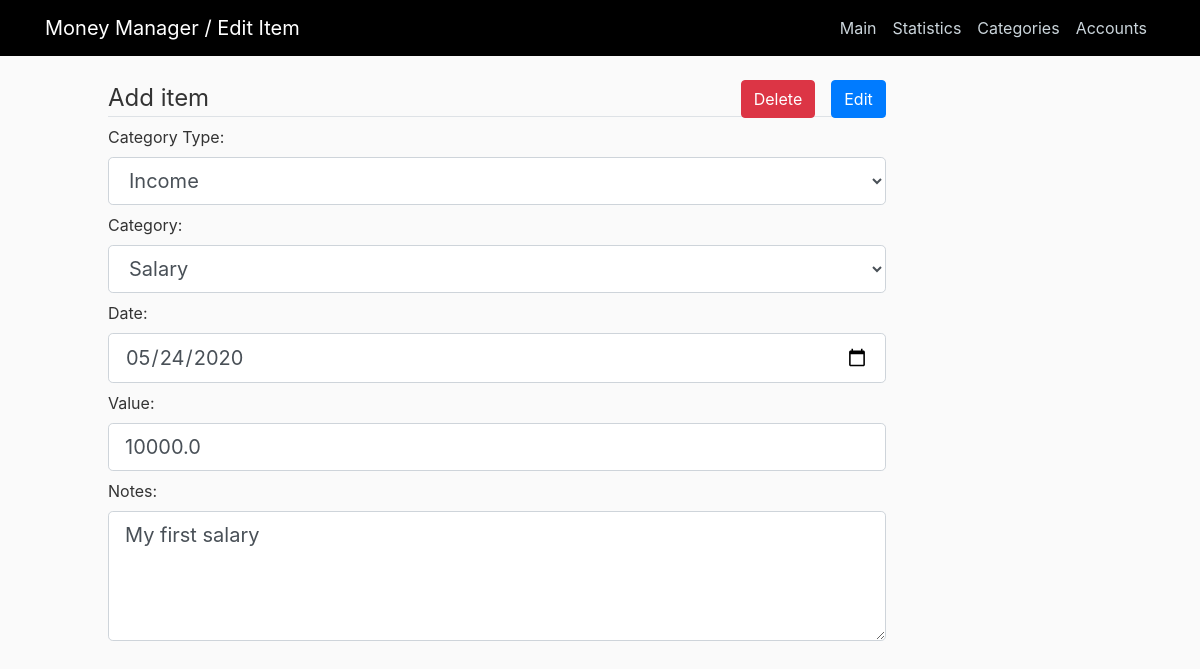
/edit/29/ (signed in), run on an earlier commit of the app's database.
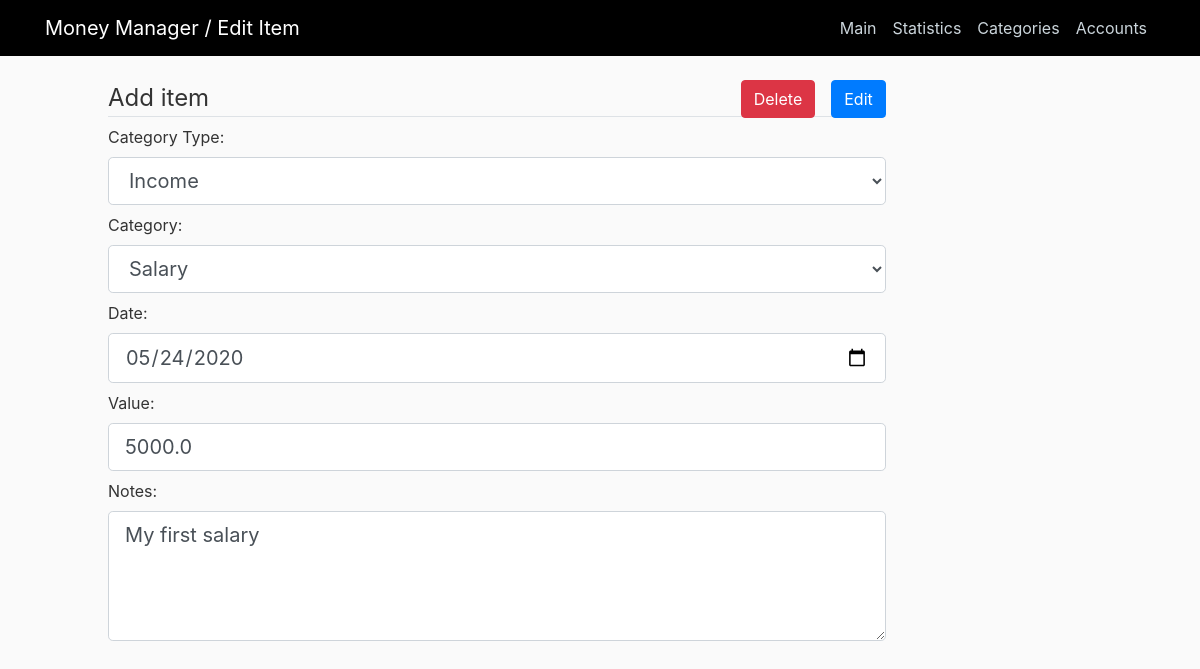
And on a later commit of the database.
### home/models.py (models this page shows, shortened)
class Item(models.Model):
    category= models.ForeignKey(Category, related_name="items", on_delete=models.CASCADE)
    account = models.ForeignKey(Account, on_delete=models.CASCADE)
    date = models.DateTimeField(default=timezone.now)
    value = models.FloatField()
    notes = models.TextField()

### home/views.py (the view)
# urls.py: path('edit/<int:id>/', views.edit_item, name="item-edit"),
@login_required
def edit_item(request, id):
    if request.method == "POST":
        item = Item.objects.filter(id=id).first()
        old_value = item.value
        old_category_type = item.category.category_type.type_name
        form = AddItemForm(request.POST, instance=item)
        account = Account.objects.filter(user=request.user, active=True).first()
        if form.is_valid():
            if str(form.cleaned_data["category_type"]) != old_category_type:
                if str(form.cleaned_data["category_type"]) == "Expenses":
                    account.total_income = account.total_income - old_value
                    account.total_spendings = account.total_spendings + form.cleaned_data.get("value")
                    account.save()
                else:
                    account.total_spendings = account.total_spendings - old_value
                    account.total_income = account.total_income + form.cleaned_data.get("value")
                    account.save()
            else:
                if str(form.cleaned_data["category_type"]) == "Expenses":
                    account.total_spendings = account.total_spendings - old_value
                    account.total_spendings = account.total_spendings + form.cleaned_data.get("value")
                    account.save()
                else:
                    account.total_income = account.total_income - old_value
                    account.total_income = account.total_income + form.cleaned_data.get("value")
                    account.save()
            form.save()
            messages.success(request, "Item has been updated")
            return redirect("home")
    else:
        item = Item.objects.filter(id=id).first()
        form = AddItemForm(instance=item, initial={'category_type': item.category.category_type})
        return render(request, 'home/edititem.html', {'form': form, 'title': "Edit Item", 'id': id})

### home/models.py (called while the page is built)
    def __str__(self):
        return self.type_name

    def __str__(self):
        return self.name

### home/templates/home/edititem.html (shortened to what this page needs)
{% extends "home/base.html" %}
{% block content %}
<form action="#" method="post" id="ItemForm" category-url="{% url 'ajax_load_categories' %}">
    <legend class="border-bottom mb-2">Add item
        <input class="btn btn-primary float-right" type="submit" value="Edit">
        <a class="btn btn-danger float-right mr-3" style="color:#fff" href="{% url 'delete-item' id %}" >
            Delete
        </a>
    </legend>
    {{ form }}
</form>
{% endblock content %}

What changed in the data, as far as the page shows it:
changed Item "Salary": value "10000.0" → "5000.0"
